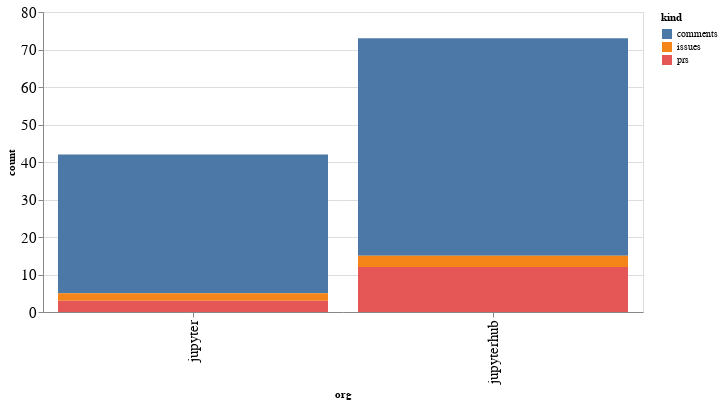

Notebook code for this chart:
### Code cell
alt.Chart(org_summaries, width=600).mark_bar().encode(
    x='org',
    y='count',
    color='kind',
    tooltip="org"
)

### Figure 1 — Vega-Lite specification as saved in the notebook (floating-point values rounded to 4 significant figures)
{"config": {"axisLeft": {"labelFontSize": 15}, "axisBottom": {"labelFontSize": 15}}, "data": {"name": "data-17709fd97e510eda888e7771b6a1f37e"}, "mark": "bar", "encoding": {"color": {"type": "nominal", "field": "kind"}, "tooltip": {"type": "nominal", "field": "org"}, "x": {"type": "nominal", "field": "org"}, "y": {"type": "quantitative", "field": "count"}}, "width": 600, "$schema": "https://vega.github.io/schema/vega-lite/v4.8.1.json", "datasets": {"data-17709fd97e510eda888e7771b6a1f37e": [{"org": "jupyter", "kind": "comments", "count": 37}, {"org": "jupyter", "kind": "issues", "count": 2}, {"org": "jupyter", "kind": "prs", "count": 3}, {"org": "jupyterhub", "kind": "comments", "count": 58}, {"org": "jupyterhub", "kind": "issues", "count": 3}, {"org": "jupyterhub", "kind": "prs", "count": 12}]}}
